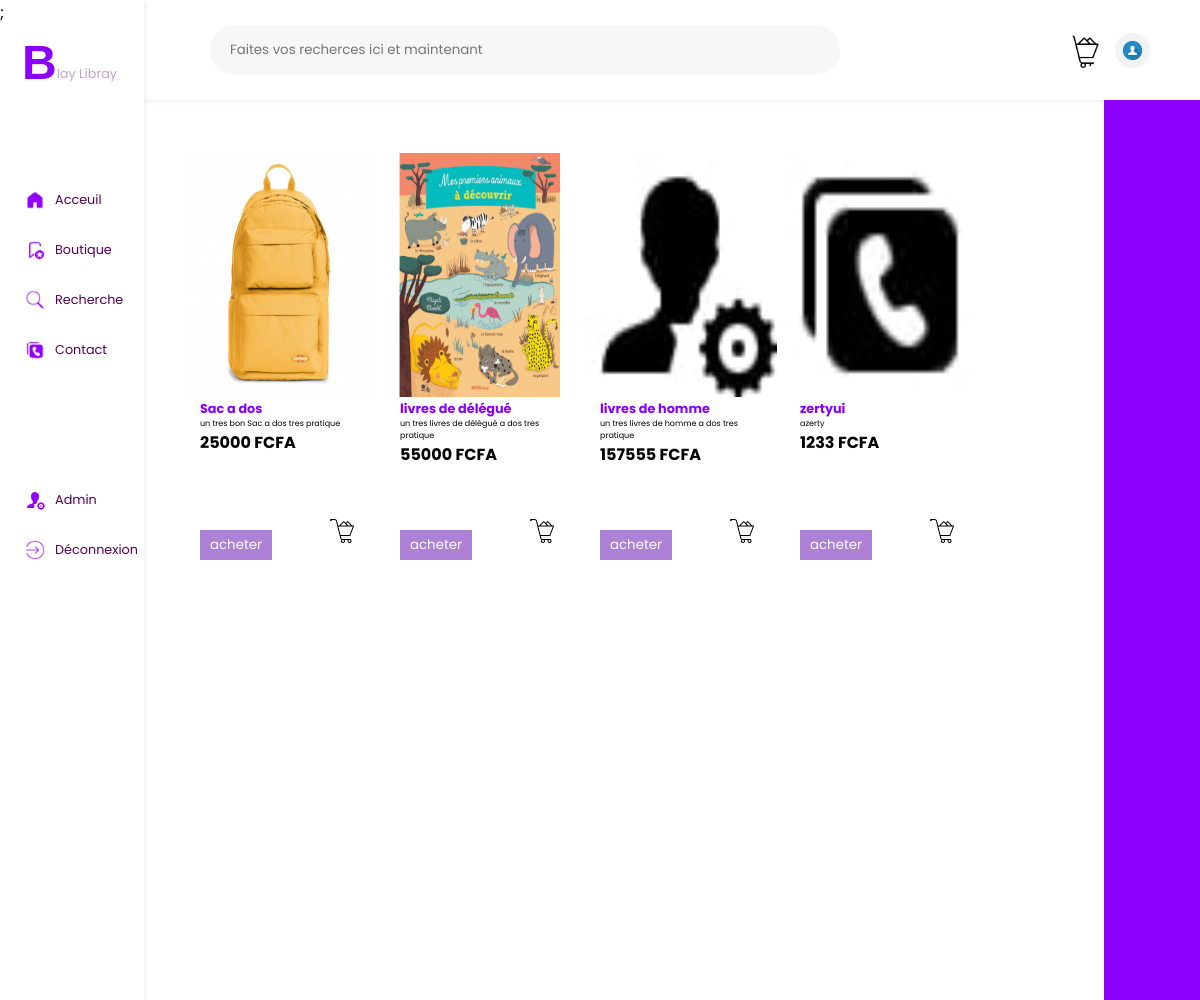
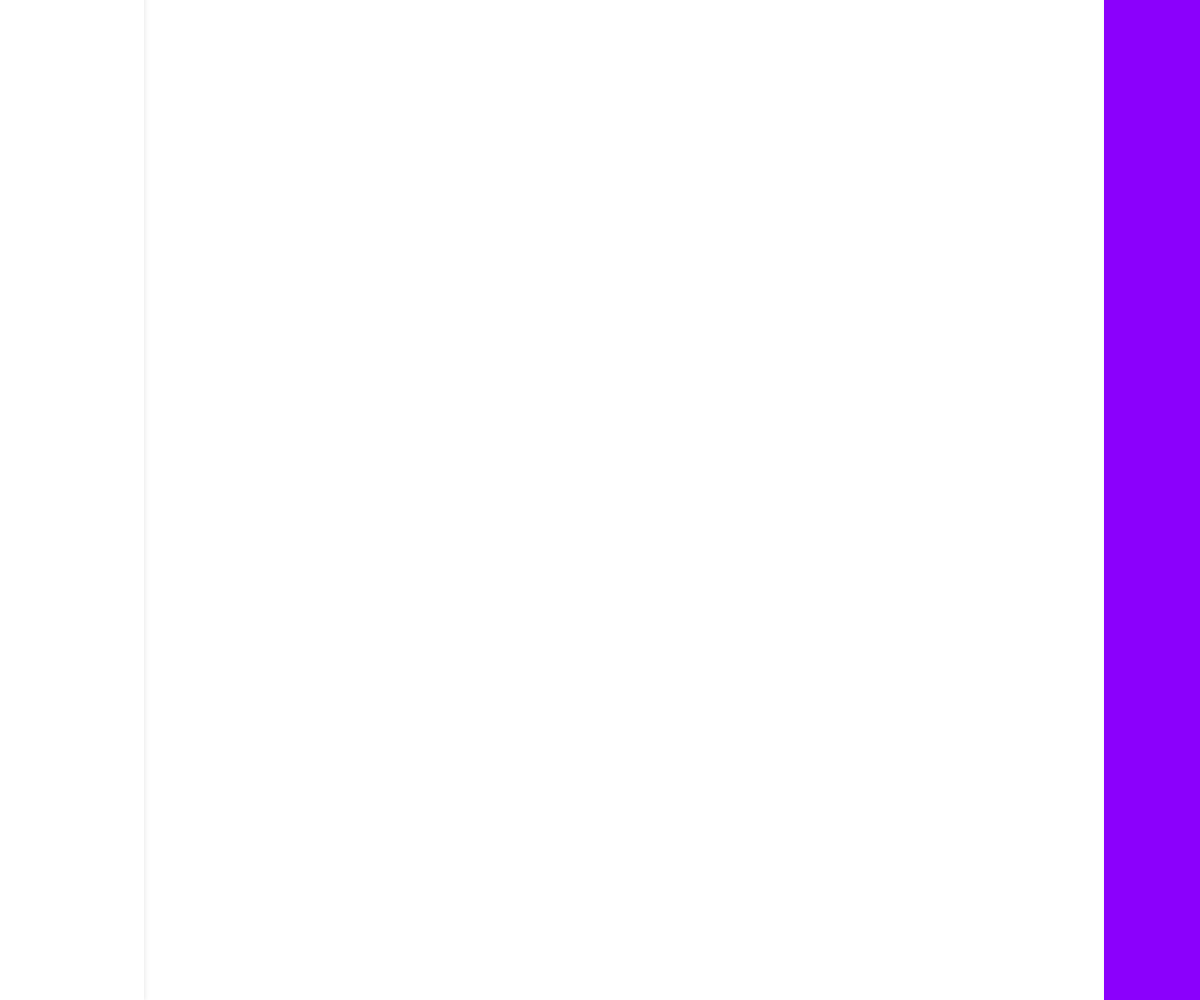
Page /achat on the committed database (2 pictures, top to bottom).
### app.py (models this page shows, shortened)
class Panierz(db.Model):
    id = db.Column(db.Integer, primary_key = True)
    nom = db.Column(db.String(100), unique = False , nullable = False)
    description = db.Column(db.String(100), unique = True , nullable = False)
    prix = db.Column(db.Integer,nullable = False)
    image = db.Column(db.String(100), unique = True , nullable = False)

### app.py (the view)
@app.route('/achat')
def achl():
    aer = Panierz.query.all()
    return render_template('achat.html',aer = aer)

### templates/achat.html (shortened to what this page needs)
<!DOCTYPE html>
<html lang="en">
<head>
    <link rel="stylesheet" href="static/CSS/achat.css">
</head>
<body>
    <div class="navhaut">
        <div class="reche1">
            <input type="text" name="" id="" placeholder="Faites vos recherces ici et maintenant">
        </div>
        <div class="reche2">
            <div class="notif">
            </div>
            <div class="panie">
                <a href="/panieruser"><p style="opacity: 0;">.</p></a>
            </div>
            <div class="profil" >
                <a href="/useprid"><p style="opacity: 0;">.</p></a>
            </div>
        </div>
    </div>
    <div class="navgauche">
        ;
        <div class="logo">
            <h1 style="padding-top: 10px;color: #8b00fc;font-size: 3rem;font-family: 'Trebuchet MS', 'Lucida Sans Unicode', 'Lucida Grande', 'Lucida Sans', Arial, sans-serif;">B</h1>
            <p style="font-size: 0.8rem;padding-top: 40px;color: rgb(196, 166, 196);">lay  Libray</p>
        </div>
        <div class="logo1">
            <img src="static/IMAGES/home-removebg-preview.png " style="filter: invert(10%) sepia(98%) saturate(6704%) hue-rotate(275deg) brightness(102%) contrast(120%);" height="20px" alt="">
            <a href="/home" style="font-size: 0.8rem;padding-left: 10px;text-decoration: none;color: #570057;">Acceuil</a>
        </div>
        <div class="logo1">
            <img src="static/IMAGES/bou-removebg-preview.png" style="filter: invert(10%) sepia(98%) saturate(6704%) hue-rotate(275deg) brightness(102%) contrast(120%);" height="20px" alt="">
            <a href="/achat" style="font-size: 0.8rem;padding-left: 10px;text-decoration: none;color: #570057;">Boutique</a>
        </div>
        <div class="logo1">
            <img src="static/IMAGES/loupe.png" style="filter: invert(10%) sepia(98%) saturate(6704%) hue-rotate(275deg) brightness(102%) contrast(120%);" height="20px" alt="">
            <a href="/recherche" style="font-size: 0.8rem;padding-left: 10px;text-decoration: none;color: #570057;">Recherche</a>
        </div>
        <div class="logo1">
            <img src="static/IMAGES/contac-removebg-preview.png" style="filter: invert(10%) sepia(98%) saturate(6704%) hue-rotate(275deg) brightness(102%) contrast(120%);" height="20px" alt="">
            <a href="" style="font-size: 0.8rem;padding-left: 10px;text-decoration: none;color: #570057;">Contact</a>
        </div>
        <div class="logo2">
            <img src="static/IMAGES/admmi-removebg-preview.png" style="filter: invert(10%) sepia(98%) saturate(6704%) hue-rotate(275deg) brightness(102%) contrast(120%);" height="20px" alt="">
            <a href="/profil" style="font-size: 0.8rem;padding-left: 10px;text-decoration: none;color: #570057;">Admin</a>
        </div>
        <div class="logo3">
            <img src="static/IMAGES/dec-removebg-preview.png" style="filter: invert(10%) sepia(98%) saturate(6704%) hue-rotate(275deg) brightness(102%) contrast(120%);" height="20px" alt="">
            <a href="/sprome" style="padding-left: 10px;text-decoration: none;color: #570057;font-size: 0.8rem;">Déconnexion</a>
        </div>
    </div>
    <div class="navdroite">
    </div>
    <div class="page12">
        <div class="livres">
            {% for data in aer %}
            <div class="livre1">
                <div class="livr1">
                    <img src="{{url_for('static', filename='uploads/' + data.image)}}" width="100%" height="100%" alt="">
                </div>
                <div class="livr12">
                    <h1 style="font-size: 0.8rem;text-align: start;color: #8b00fc;">{{data.nom}}</h1>
                    <p style="font-size:0.5rem;">{{data.description}}</p>
                    <h1 style="font-size: 1rem;">{{data.prix}} FCFA</h1>
                </div>
                <div class="livr123">
                    <form action="/new" method="post" >
                        <button type="submit" style="background-color: rgb(173, 130, 214);border: none;color: white;padding: 5px 10px;">acheter</button>
                    </form>
                    <a href="">
                        <img src="../image/panierr.png" width="30px" style="padding-bottom: 10px;padding-right: 5px;" alt="">
                    </a>
                </div>
            </div>
            {% endfor %}
        </div>
    </div>
</body>
</html>

### static/CSS/achat.css (style rules this page uses)
* { box-sizing: border-box; margin: 0; padding: 0; font-family: 'Poppins', sans-serif; }
input { outline: none; border: none; background-color: rgba(209, 209, 209, 0.178); border-radius: 20px; padding-left: 20px; color: white; }
body { background-color: white; }
.navhaut { height: 100px; width: 100%; background-color: white; position: fixed; top: 0; display: flex; box-shadow: 1px 1px 5px 0.2px rgba(128, 128, 128, 0.212); }
.reche1 { height: 100%; width: 70%; background-color: white; display: flex; justify-content: end; align-items: center; }
.reche2 { height: 100%; width: 30%; background-color: white; display: flex; gap: 15px; align-items: center; justify-content: end; padding-right: 50px; }
.notif { height: 35px; width: 35px; background-color: white; border-radius: 100%; }
.panie { height: 35px; width: 35px; background: url(../IMAGES/panierr.png) 50% no-repeat; background-size: cover; border-radius: 100%; }
.profil { height: 35px; width: 35px; background: url(../IMAGES/trsd.jpg) 50% no-repeat; background-size: cover; border-radius: 100%; }
.reche1 input { height: 50px; width: 75%; border-radius: 100px; background-color: rgba(209, 209, 209, 0.178); color: gray; }
.logo { height: 100px; width: 100%; background-color: white; display: flex; align-items: start; justify-content: start; margin-bottom: 50px; padding-left: 22px; }
.logo1 { height: 50px; width: 100%; background-color: white; display: flex; align-items: center; justify-content: start; padding-left: 25px; }
.logo2 { height: 50px; width: 100%; background-color: white; display: flex; align-items: center; justify-content: start; padding-left: 25px; margin-top: 100px; }
.logo3 { height: 50px; width: 100%; background-color: white; display: flex; align-items: center; justify-content: start; padding-left: 25px; }
.navgauche { height: 2000px; width: 12%; background-color: white; position: fixed; top: 0; box-shadow: 1px 1px 5px 0.2px rgba(128, 128, 128, 0.212); }
.navdroite { height: 2000px; width: 8%; background-color: rgb(139, 0, 252); position: fixed; right: 0; top: 100.2px; box-shadow: 1px 1px 5px 0.2px rgba(128, 128, 128, 0.212); }
.page12 { padding-top: 150px; padding-left: 15%; padding-right: 10%; height: 2000px; width: 100%; background-color: white; box-shadow: 1px 1px 5px 1px rgba(128, 128, 128, 0.212); }
.livres { margin-bottom: 50px; display: flex; flex-wrap: wrap; align-items: center; justify-content: start; width: 100%; background-color: white; }
.livre1 { margin-bottom: 30px; width: 200px; background-color: white; }
.livr1 { text-align: start; height: 250px; background-color: white; border: 3px solid white; width: 100%; }
.livr12 { text-align: start; height: 50px; width: 80%; margin: auto; background-color: white; }
.livr123 { display: flex; align-items: end; padding-bottom: 10px; justify-content: space-between; height: 120px; width: 80%; margin: auto; background-color: white; }

### rows in the picture
Panierz: image (picture), nom "Sac a dos", description "un tres bon Sac a dos tres pratique", prix "25000"
Panierz: image (picture), nom "livres de délégué", description "un tres livres de délégué a dos tres pratique", prix "55000"
Panierz: image (picture), nom "livres de homme", description "un tres livres de homme a dos tres pratique", prix "157555"
Panierz: image (picture), nom "zertyui", description "azerty", prix "1233"
